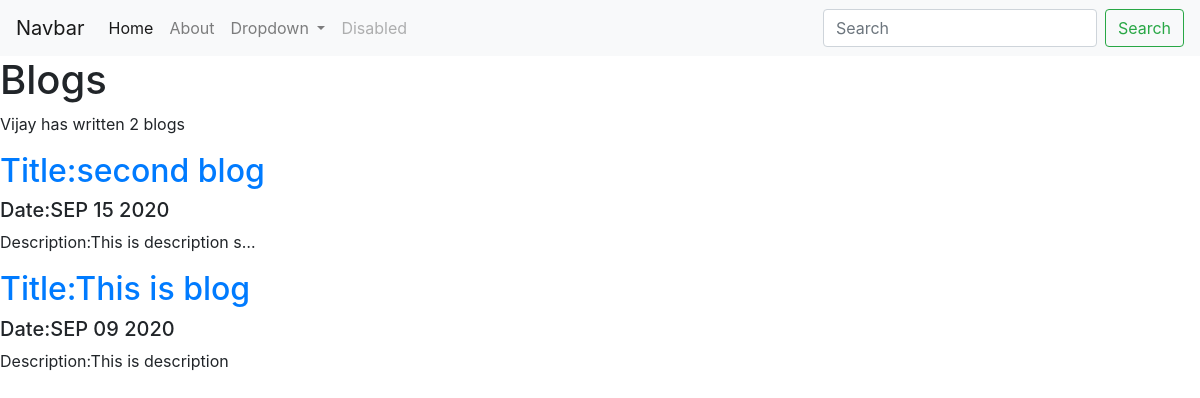
The page /blogs/ on the database as committed earlier.
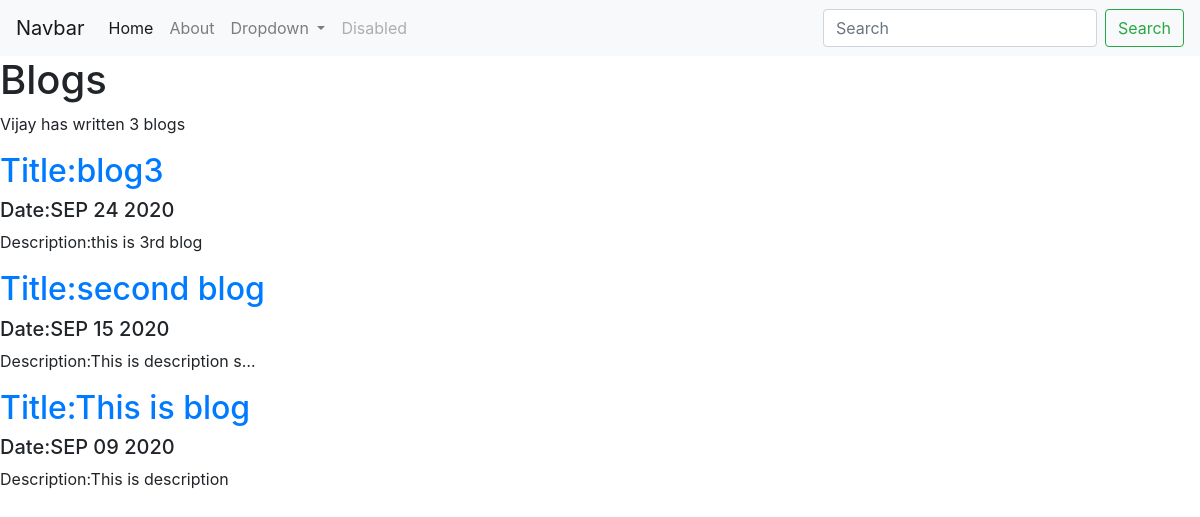
The same page on the database as committed later.
### blog/models.py (models this page shows, shortened)
class Blog(models.Model):
    title=models.CharField(max_length=200)
    description=models.TextField()
    date=models.DateField()

### blog/views.py (the view)
# urls.py: path('',views.all_blogs,name='all_blogs'),
def all_blogs(request):
    blogs=Blog.objects.order_by('-date')[:5]
    return render(request,'blog/all_blogs.html',{'blogs':blogs})

### blog/templates/blog/all_blogs.html
{% extends 'portfolio/base.html' %}
{% block content %}
<h1>Blogs</h1>
<p>Vijay has written {{blogs.count}} blog{{blogs.count | pluralize}}</p>
{% for blog in blogs %}
<a href="{% url 'blog:detail' blog.id %}">
<h2>Title:{{blog.title}}</h2>
</a>
<h5>Date:{{blog.date | date:'M d Y' |upper}}</h5>
<p>Description:{{blog.description|striptags|truncatechars:22}}</p>
{% endfor %}
  {% endblock %}

Rows that differ between the two databases and show on the page:
added Blog: title "blog3", date "SEP 24 2020", description "this is 3rd blog"
Other text that changed with them:
{{ blogs.count }}: "2" → "3"
